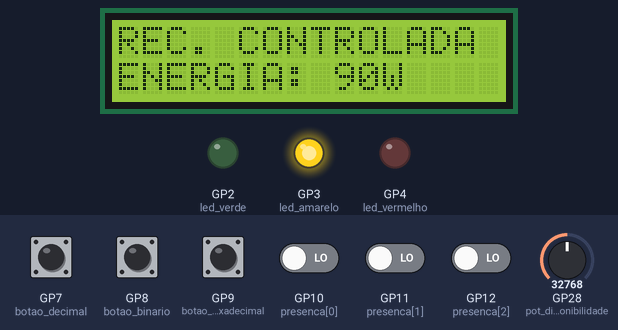
This program was run on a simulated Raspberry Pi Pico running MicroPython. Shown: 16×2 character LCD, output pins drawn as LEDs (lit = HIGH). Wiring (from the project's diagram.json): green LED on GP2, yellow LED on GP3, red LED on GP4, green button on GP7, green button on GP8, green button on GP9, switch on GP10, switch on GP11, switch on GP12, potentiometer on GP28. The test bench sets the inputs (shaded band); at power-on: GP7 (botao_decimal), GP8 (botao_binario), GP9 (botao_hexadecimal) HIGH, GP10 (presenca[0]), GP11 (presenca[1]), GP12 (presenca[2]) LOW, GP28 (pot_disponibilidade) = 32768 (analog values on the 0–65535 scale). Library files of the repository ran but are not shown: pico_i2c_lcd.py.

Above: at 3.2 s.
3.3 s: GP28 (pot_disponibilidade) set to 22896
6.3 s: GP28 (pot_disponibilidade) set to 21408
At 8.7 s:
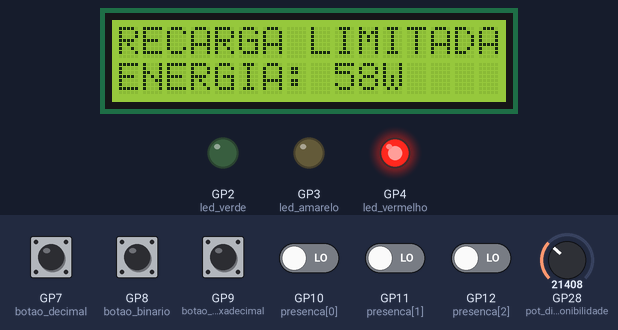
9.2 s: GP9 (botao_hexadecimal) pulled LOW for 0.15 s
At 11.1 s:
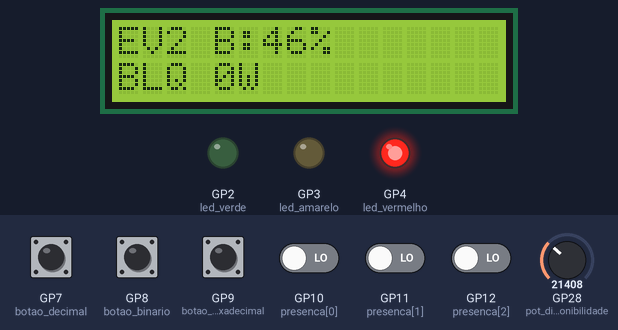
12.3 s: GP10 (presenca[0]) driven HIGH
At 13.6 s:
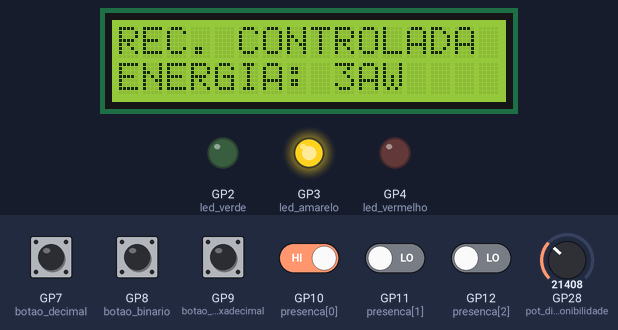
15.3 s: GP11 (presenca[1]) driven HIGH
At 16.1 s:
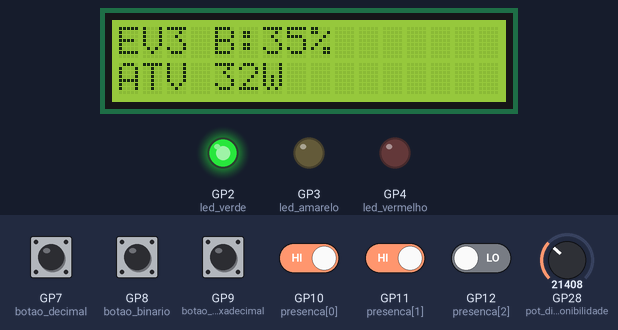
18.3 s: GP12 (presenca[2]) driven HIGH
At 18.9 s:
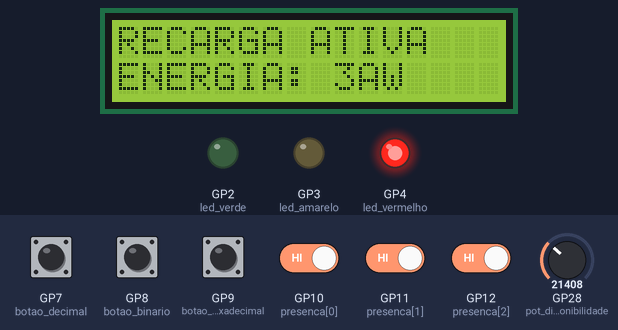
Timing chart, 0 to 21.3 s (numbered marks = the images above; inputs shaded):
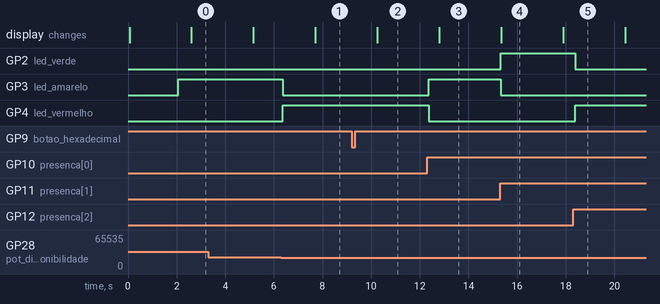

The program:

main.py
```python
from machine import Pin, ADC, I2C
from time import sleep, ticks_ms, ticks_diff
from pico_i2c_lcd import I2cLcd

i2c = I2C(0, sda=Pin(0), scl=Pin(1), freq=400000)
lcd = I2cLcd(i2c, 0x27, 2, 16)

led_vermelho = Pin(4, Pin.OUT)
led_amarelo = Pin(3, Pin.OUT)
led_verde = Pin(2, Pin.OUT)

botao_decimal = Pin(7, Pin.IN, Pin.PULL_UP)
botao_binario = Pin(8, Pin.IN, Pin.PULL_UP)
botao_hexadecimal = Pin(9, Pin.IN, Pin.PULL_UP)

botoes_base = [
    (botao_decimal, "dec"),
    (botao_binario, "bin"),
    (botao_hexadecimal, "hex")
]
estados_botoes = [1, 1, 1]

presenca = [
    Pin(10, Pin.IN, Pin.PULL_UP),
    Pin(11, Pin.IN, Pin.PULL_UP),
    Pin(12, Pin.IN, Pin.PULL_UP)
]

pot_disponibilidade = ADC(28)

veiculos = [
    {
        "id": "EV1",
        "bateria": 25,
        "solicitada": 60,
        "recebida": 0,
        "estado": "AUSENTE"
    },
    {
        "id": "EV2",
        "bateria": 70,
        "solicitada": 40,
        "recebida": 0,
        "estado": "AUSENTE"
    },
    {
        "id": "EV3",
        "bateria": 45,
        "solicitada": 50,
        "recebida": 0,
        "estado": "AUSENTE"
    }
]


def mostrar_lcd(linha1, linha2):
    linha1 = str(linha1)[:16]
    linha2 = str(linha2)[:16]

    linha1 = linha1 + (" " * (16 - len(linha1)))
    linha2 = linha2 + (" " * (16 - len(linha2)))

    lcd.move_to(0, 0)
    lcd.putstr(linha1)
    lcd.move_to(0, 1)
    lcd.putstr(linha2)

def acender_led(led):
    led_verde.value(0)
    led_amarelo.value(0)
    led_vermelho.value(0)
    led.value(1)


def ler_energia():
    return (pot_disponibilidade.read_u16() * 180) // 65535


def formatar_inteiro(valor, base):
    valor = int(valor)

    if base == "hex":
        return "{:X}".format(valor)

    if base == "bin":
        return "{:b}".format(valor)

    return str(valor)


def atualizar_presenca():
    for i in range(len(veiculos)):
        if presenca[i].value() == 0:
            if veiculos[i]["estado"] == "AUSENTE":
                veiculos[i]["estado"] = "BLOQUEADA"
        else:
            veiculos[i]["estado"] = "AUSENTE"
            veiculos[i]["recebida"] = 0


def distribuir_energia(energia_disponivel):
    presentes = [
        veiculo for veiculo in veiculos
        if veiculo["estado"] != "AUSENTE"
    ]

    if not presentes:
        return "SEM VEICULOS"

    for veiculo in presentes:
        veiculo["recebida"] = 0

        if veiculo["bateria"] >= 100:
            veiculo["bateria"] = 100
            veiculo["estado"] = "COMPLETA"
        else:
            veiculo["estado"] = "BLOQUEADA"

    demanda_total = sum(
        veiculo["solicitada"]
        for veiculo in presentes
        if veiculo["estado"] != "COMPLETA"
    )

    if demanda_total == 0:
        return "CARGA COMPLETA"

    if demanda_total <= energia_disponivel:
        for veiculo in presentes:
            if veiculo["estado"] != "COMPLETA":
                veiculo["recebida"] = veiculo["solicitada"]
                veiculo["estado"] = "ATIVA"

        return "RECARGA ATIVA"

    energia_restante = energia_disponivel

    for veiculo in sorted(presentes, key=lambda item: item["bateria"]):
        if veiculo["estado"] == "COMPLETA":
            continue

        if energia_restante <= 0:
            break

        veiculo["recebida"] = min(
            energia_restante,
            veiculo["solicitada"]
        )

        if veiculo["recebida"] == veiculo["solicitada"]:
            veiculo["estado"] = "ATIVA"
        else:
            veiculo["estado"] = "REDUZIDA"

        energia_restante -= veiculo["recebida"]

    carregando = sum(
        1 for veiculo in presentes
        if veiculo["recebida"] > 0
    )

    if carregando <= 1:
        return "RECARGA LIMITADA"

    return "REC. CONTROLADA"


def carregar_baterias():
    for veiculo in veiculos:
        if (
            veiculo["estado"] in ("ATIVA", "REDUZIDA")
            and veiculo["recebida"] > 0
        ):
            veiculo["bateria"] = min(100, veiculo["bateria"] + 1)

            if veiculo["bateria"] >= 100:
                veiculo["bateria"] = 100
                veiculo["recebida"] = 0
                veiculo["estado"] = "COMPLETA"


def atualizar_leds(status):
    if status in ("RECARGA ATIVA", "CARGA COMPLETA"):
        acender_led(led_verde)
    elif status == "REC. CONTROLADA":
        acender_led(led_amarelo)
    else:
        acender_led(led_vermelho)


def selecionar_base(base):
    for i, (botao, nova_base) in enumerate(botoes_base):
        estado_atual = botao.value()

        if estado_atual == 0 and estados_botoes[i] == 1:
            base = nova_base

        estados_botoes[i] = estado_atual

    return base


def mostrar_energia(energia, base, status):
    valor = formatar_inteiro(energia, base)
    mostrar_lcd(status, "ENERGIA: {}W".format(valor))


def mostrar_veiculo(indice, base):
    veiculo = veiculos[indice]

    estados = {
        "ATIVA": "ATV",
        "REDUZIDA": "RED",
        "BLOQUEADA": "BLQ",
        "COMPLETA": "OK"
    }

    bateria = formatar_inteiro(veiculo["bateria"], base)
    recebida = formatar_inteiro(veiculo["recebida"], base)
    estado = estados.get(veiculo["estado"], veiculo["estado"])

    linha1 = "{} B:{}%".format(veiculo["id"], bateria)
    linha2 = "{} {}W".format(estado, recebida)

    mostrar_lcd(linha1, linha2)


def obter_presentes():
    return [
        i for i, veiculo in enumerate(veiculos)
        if veiculo["estado"] != "AUSENTE"
    ]


def main():
    base = "dec"
    indice = 0
    tela_energia = True
    ultimo_lcd = ticks_ms()
    ultimo_carregamento = ticks_ms()

    mostrar_lcd("ESTACAO DE", "RECARGA")
    sleep(2)

    while True:
        base = selecionar_base(base)

        energia = ler_energia()
        atualizar_presenca()

        status = distribuir_energia(energia)
        atualizar_leds(status)

        agora = ticks_ms()

        if ticks_diff(agora, ultimo_carregamento) >= 1000:
            carregar_baterias()
            ultimo_carregamento = agora

        if ticks_diff(agora, ultimo_lcd) >= 2500:
            if tela_energia:
                mostrar_energia(energia, base, status)
            else:
                presentes = obter_presentes()

                if presentes:
                    indice %= len(presentes)
                    mostrar_veiculo(presentes[indice], base)
                    indice = (indice + 1) % len(presentes)
                else:
                    mostrar_lcd("SEM VEICULOS", "DISPONIVEIS")

            tela_energia = not tela_energia
            ultimo_lcd = agora

        sleep(0.1)


main()
```

Measured:
- the behaviour switches between 22224 and 22208 on GP28 (pot_disponibilidade) (found by bisection; images 0 and 1)
- after the input at 6.3 s, GP3 (led_amarelo): HIGH → LOW after 0.07 s; GP4 (led_vermelho): LOW → HIGH after 0.07 s; the display: changes after 1.4 s (image 1)
- after the input at 9.2 s, the display: changes after 1.1 s (image 2)
- after the input at 12.3 s, GP3 (led_amarelo): LOW → HIGH after 0.07 s; GP4 (led_vermelho): HIGH → LOW after 0.07 s; the display: changes after 0.50 s (image 3)
- after the input at 15.3 s, GP2 (led_verde): LOW → HIGH at once; GP3 (led_amarelo): HIGH → LOW at once; the display: changes after 0.05 s (image 4)
- after the input at 18.3 s, GP2 (led_verde): HIGH → LOW after 0.10 s; GP4 (led_vermelho): LOW → HIGH after 0.10 s
- what the display in image 4 shows lasts 2.5 s, from 15.4 s to 17.9 s
